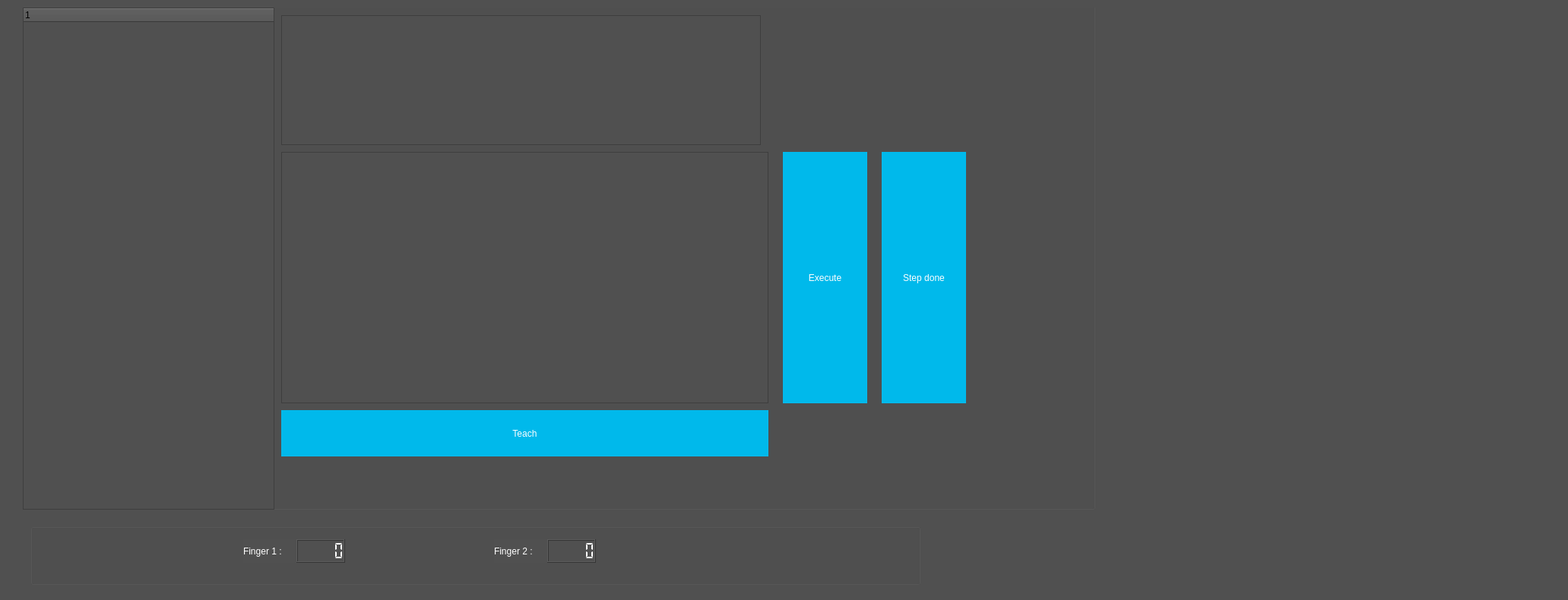
<?xml version="1.0" encoding="UTF-8"?>
<ui version="4.0">
 <class>MainWindow</class>
 <widget class="QMainWindow" name="MainWindow">
  <property name="enabled">
   <bool>true</bool>
  </property>
  <property name="geometry">
   <rect>
    <x>0</x>
    <y>0</y>
    <width>2063</width>
    <height>790</height>
   </rect>
  </property>
  <property name="windowTitle">
   <string>MainWindow</string>
  </property>
  <property name="autoFillBackground">
   <bool>false</bool>
  </property>
  <property name="styleSheet">
   <string notr="true">background-color: rgb(80, 80, 80);</string>
  </property>
  <widget class="QWidget" name="centralwidget">
   <property name="autoFillBackground">
    <bool>false</bool>
   </property>
   <widget class="QStackedWidget" name="windows">
    <property name="geometry">
     <rect>
      <x>30</x>
      <y>10</y>
      <width>1911</width>
      <height>761</height>
     </rect>
    </property>
    <property name="currentIndex">
     <number>1</number>
    </property>
    <widget class="QWidget" name="home">
     <widget class="QLabel" name="label">
      <property name="geometry">
       <rect>
        <x>210</x>
        <y>20</y>
        <width>681</width>
        <height>151</height>
       </rect>
      </property>
      <property name="styleSheet">
       <string notr="true">color: rgb(255, 255, 255);
font: oblique 24pt &quot;Latin Modern Sans&quot;;
text-align:center;</string>
      </property>
      <property name="text">
       <string>Franka Emika</string>
      </property>
      <property name="scaledContents">
       <bool>false</bool>
      </property>
      <property name="alignment">
       <set>Qt::AlignCenter</set>
      </property>
      <property name="textInteractionFlags">
       <set>Qt::NoTextInteraction</set>
      </property>
     </widget>
     <widget class="QWidget" name="verticalLayoutWidget">
      <property name="geometry">
       <rect>
        <x>190</x>
        <y>210</y>
        <width>711</width>
        <height>541</height>
       </rect>
      </property>
      <layout class="QVBoxLayout" name="skills_list">
       <property name="spacing">
        <number>1</number>
       </property>
      </layout>
     </widget>
     <widget class="QGroupBox" name="command_actions">
      <property name="geometry">
       <rect>
        <x>920</x>
        <y>470</y>
        <width>651</width>
        <height>141</height>
       </rect>
      </property>
      <property name="title">
       <string/>
      </property>
     </widget>
     <widget class="QTextEdit" name="commands">
      <property name="geometry">
       <rect>
        <x>920</x>
        <y>210</y>
        <width>651</width>
        <height>231</height>
       </rect>
      </property>
      <property name="autoFillBackground">
       <bool>false</bool>
      </property>
      <property name="styleSheet">
       <string notr="true">background-color: rgb(255, 255, 255);</string>
      </property>
     </widget>
    </widget>
    <widget class="QWidget" name="steps_page">
     <widget class="QGroupBox" name="groupBox">
      <property name="geometry">
       <rect>
        <x>-330</x>
        <y>-130</y>
        <width>1741</width>
        <height>791</height>
       </rect>
      </property>
      <property name="title">
       <string>GroupBox</string>
      </property>
      <widget class="QTreeWidget" name="skill_tree">
       <property name="geometry">
        <rect>
         <x>330</x>
         <y>130</y>
         <width>331</width>
         <height>661</height>
        </rect>
       </property>
       <column>
        <property name="text">
         <string notr="true">1</string>
        </property>
       </column>
      </widget>
      <widget class="QTextBrowser" name="description">
       <property name="geometry">
        <rect>
         <x>670</x>
         <y>140</y>
         <width>631</width>
         <height>171</height>
        </rect>
       </property>
      </widget>
      <widget class="QPushButton" name="teach_button">
       <property name="enabled">
        <bool>true</bool>
       </property>
       <property name="geometry">
        <rect>
         <x>670</x>
         <y>660</y>
         <width>641</width>
         <height>61</height>
        </rect>
       </property>
       <property name="cursor">
        <cursorShape>OpenHandCursor</cursorShape>
       </property>
       <property name="styleSheet">
        <string notr="true">border : 0px;
background-color: rgb(0, 185, 235);
color:rgb(255, 255, 255)</string>
       </property>
       <property name="text">
        <string>Teach</string>
       </property>
      </widget>
      <widget class="QTableWidget" name="properties">
       <property name="geometry">
        <rect>
         <x>670</x>
         <y>320</y>
         <width>641</width>
         <height>331</height>
        </rect>
       </property>
       <property name="showGrid">
        <bool>false</bool>
       </property>
       <property name="rowCount">
        <number>5</number>
       </property>
       <property name="columnCount">
        <number>2</number>
       </property>
       <attribute name="horizontalHeaderVisible">
        <bool>false</bool>
       </attribute>
       <attribute name="horizontalHeaderCascadingSectionResizes">
        <bool>false</bool>
       </attribute>
       <attribute name="horizontalHeaderDefaultSectionSize">
        <number>310</number>
       </attribute>
       <attribute name="verticalHeaderVisible">
        <bool>false</bool>
       </attribute>
       <attribute name="verticalHeaderDefaultSectionSize">
        <number>60</number>
       </attribute>
       <row/>
       <row/>
       <row/>
       <row/>
       <row/>
       <column/>
       <column/>
      </widget>
      <widget class="QPushButton" name="step_done_button">
       <property name="enabled">
        <bool>true</bool>
       </property>
       <property name="geometry">
        <rect>
         <x>1460</x>
         <y>320</y>
         <width>111</width>
         <height>331</height>
        </rect>
       </property>
       <property name="cursor">
        <cursorShape>OpenHandCursor</cursorShape>
       </property>
       <property name="styleSheet">
        <string notr="true">border : 0px;
background-color: rgb(0, 185, 235);
color:rgb(255, 255, 255)</string>
       </property>
       <property name="text">
        <string>Step done</string>
       </property>
      </widget>
      <widget class="QPushButton" name="execute_button">
       <property name="enabled">
        <bool>true</bool>
       </property>
       <property name="geometry">
        <rect>
         <x>1330</x>
         <y>320</y>
         <width>111</width>
         <height>331</height>
        </rect>
       </property>
       <property name="cursor">
        <cursorShape>OpenHandCursor</cursorShape>
       </property>
       <property name="styleSheet">
        <string notr="true">border : 0px;
background-color: rgb(0, 185, 235);
color:rgb(255, 255, 255)</string>
       </property>
       <property name="text">
        <string>Execute</string>
       </property>
      </widget>
     </widget>
     <widget class="QGroupBox" name="groupBox_2">
      <property name="geometry">
       <rect>
        <x>10</x>
        <y>680</y>
        <width>1171</width>
        <height>80</height>
       </rect>
      </property>
      <property name="title">
       <string/>
      </property>
      <widget class="QLabel" name="label_fj1">
       <property name="geometry">
        <rect>
         <x>280</x>
         <y>20</y>
         <width>91</width>
         <height>31</height>
        </rect>
       </property>
       <property name="styleSheet">
        <string notr="true">color: rgb(255, 255, 255);</string>
       </property>
       <property name="text">
        <string>Finger 1 :</string>
       </property>
      </widget>
      <widget class="QLCDNumber" name="value_fj1">
       <property name="geometry">
        <rect>
         <x>350</x>
         <y>20</y>
         <width>64</width>
         <height>31</height>
        </rect>
       </property>
       <property name="styleSheet">
        <string notr="true">color: rgb(255, 255, 255);</string>
       </property>
       <property name="segmentStyle">
        <enum>QLCDNumber::Flat</enum>
       </property>
      </widget>
      <widget class="QLabel" name="label_fj2">
       <property name="geometry">
        <rect>
         <x>610</x>
         <y>20</y>
         <width>91</width>
         <height>31</height>
        </rect>
       </property>
       <property name="styleSheet">
        <string notr="true">color: rgb(255, 255, 255);</string>
       </property>
       <property name="text">
        <string>Finger 2 :</string>
       </property>
      </widget>
      <widget class="QLCDNumber" name="value_fj1_3">
       <property name="geometry">
        <rect>
         <x>680</x>
         <y>20</y>
         <width>64</width>
         <height>31</height>
        </rect>
       </property>
       <property name="styleSheet">
        <string notr="true">color: rgb(255, 255, 255);</string>
       </property>
       <property name="segmentStyle">
        <enum>QLCDNumber::Flat</enum>
       </property>
      </widget>
     </widget>
    </widget>
   </widget>
  </widget>
 </widget>
 <resources/>
 <connections/>
</ui>
